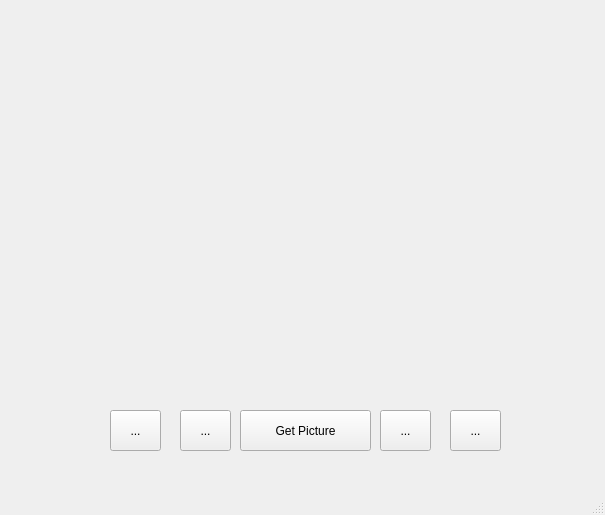
<?xml version="1.0" encoding="UTF-8"?>
<ui version="4.0">
 <class>MainWindow</class>
 <widget class="QMainWindow" name="MainWindow">
  <property name="geometry">
   <rect>
    <x>0</x>
    <y>0</y>
    <width>605</width>
    <height>515</height>
   </rect>
  </property>
  <property name="windowTitle">
   <string>CapybaraApp</string>
  </property>
  <widget class="QWidget" name="centralwidget">
   <widget class="QPushButton" name="getPictureButton">
    <property name="geometry">
     <rect>
      <x>240</x>
      <y>410</y>
      <width>131</width>
      <height>41</height>
     </rect>
    </property>
    <property name="text">
     <string>Get Picture</string>
    </property>
   </widget>
   <widget class="QLabel" name="imageLabel">
    <property name="geometry">
     <rect>
      <x>24</x>
      <y>15</y>
      <width>560</width>
      <height>341</height>
     </rect>
    </property>
    <property name="text">
     <string/>
    </property>
   </widget>
   <widget class="QLabel" name="titleLabel">
    <property name="geometry">
     <rect>
      <x>24</x>
      <y>370</y>
      <width>561</width>
      <height>21</height>
     </rect>
    </property>
    <property name="text">
     <string/>
    </property>
    <property name="alignment">
     <set>Qt::AlignCenter</set>
    </property>
   </widget>
   <widget class="QToolButton" name="likeButton">
    <property name="geometry">
     <rect>
      <x>180</x>
      <y>410</y>
      <width>51</width>
      <height>41</height>
     </rect>
    </property>
    <property name="text">
     <string>...</string>
    </property>
   </widget>
   <widget class="QToolButton" name="dislikeButton">
    <property name="geometry">
     <rect>
      <x>380</x>
      <y>410</y>
      <width>51</width>
      <height>41</height>
     </rect>
    </property>
    <property name="text">
     <string>...</string>
    </property>
   </widget>
   <widget class="QToolButton" name="saveButton">
    <property name="geometry">
     <rect>
      <x>450</x>
      <y>410</y>
      <width>51</width>
      <height>41</height>
     </rect>
    </property>
    <property name="text">
     <string>...</string>
    </property>
   </widget>
   <widget class="QToolButton" name="settingsButton">
    <property name="geometry">
     <rect>
      <x>110</x>
      <y>410</y>
      <width>51</width>
      <height>41</height>
     </rect>
    </property>
    <property name="text">
     <string>...</string>
    </property>
   </widget>
  </widget>
  <widget class="QMenuBar" name="menubar">
   <property name="geometry">
    <rect>
     <x>0</x>
     <y>0</y>
     <width>605</width>
     <height>26</height>
    </rect>
   </property>
  </widget>
  <widget class="QStatusBar" name="statusbar"/>
 </widget>
 <resources/>
 <connections/>
</ui>
